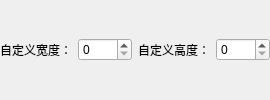
     <widget class="QWidget" name="customWidget" native="true">
      <property name="visible">
       <bool>false</bool>
      </property>
      <layout class="QGridLayout" name="gridLayout_3">
       <property name="leftMargin">
        <number>0</number>
       </property>
       <property name="topMargin">
        <number>0</number>
       </property>
       <property name="rightMargin">
        <number>0</number>
       </property>
       <property name="bottomMargin">
        <number>0</number>
       </property>
       <item row="0" column="2">
        <widget class="QLabel" name="hLabel">
         <property name="sizePolicy">
          <sizepolicy hsizetype="Fixed" vsizetype="Preferred">
           <horstretch>0</horstretch>
           <verstretch>0</verstretch>
          </sizepolicy>
         </property>
         <property name="toolTip">
          <string>&lt;html&gt;&lt;head/&gt;&lt;body&gt;&lt;p style='white-space:pre'&gt;目标设备的分辨率。&lt;/p&gt;&lt;/body&gt;&lt;/html&gt;</string>
         </property>
         <property name="text">
          <string>自定义高度：</string>
         </property>
        </widget>
       </item>
       <item row="0" column="1">
        <widget class="QSpinBox" name="widthBox">
         <property name="toolTip">
          <string>&lt;html&gt;&lt;head/&gt;&lt;body&gt;&lt;p style='white-space:pre'&gt;目标设备的分辨率。&lt;/p&gt;&lt;/body&gt;&lt;/html&gt;</string>
         </property>
         <property name="maximum">
          <number>6000</number>
         </property>
        </widget>
       </item>
       <item row="0" column="0">
        <widget class="QLabel" name="wLabel">
         <property name="sizePolicy">
          <sizepolicy hsizetype="Fixed" vsizetype="Preferred">
           <horstretch>0</horstretch>
           <verstretch>0</verstretch>
          </sizepolicy>
         </property>
         <property name="toolTip">
          <string>&lt;html&gt;&lt;head/&gt;&lt;body&gt;&lt;p style='white-space:pre'&gt;目标设备的分辨率。&lt;/p&gt;&lt;/body&gt;&lt;/html&gt;</string>
         </property>
         <property name="text">
          <string>自定义宽度：</string>
         </property>
        </widget>
       </item>
       <item row="0" column="3">
        <widget class="QSpinBox" name="heightBox">
         <property name="toolTip">
          <string>&lt;html&gt;&lt;head/&gt;&lt;body&gt;&lt;p style='white-space:pre'&gt;目标设备的分辨率。&lt;/p&gt;&lt;/body&gt;&lt;/html&gt;</string>
         </property>
         <property name="maximum">
          <number>8000</number>
         </property>
        </widget>
       </item>
      </layout>
     </widget>
